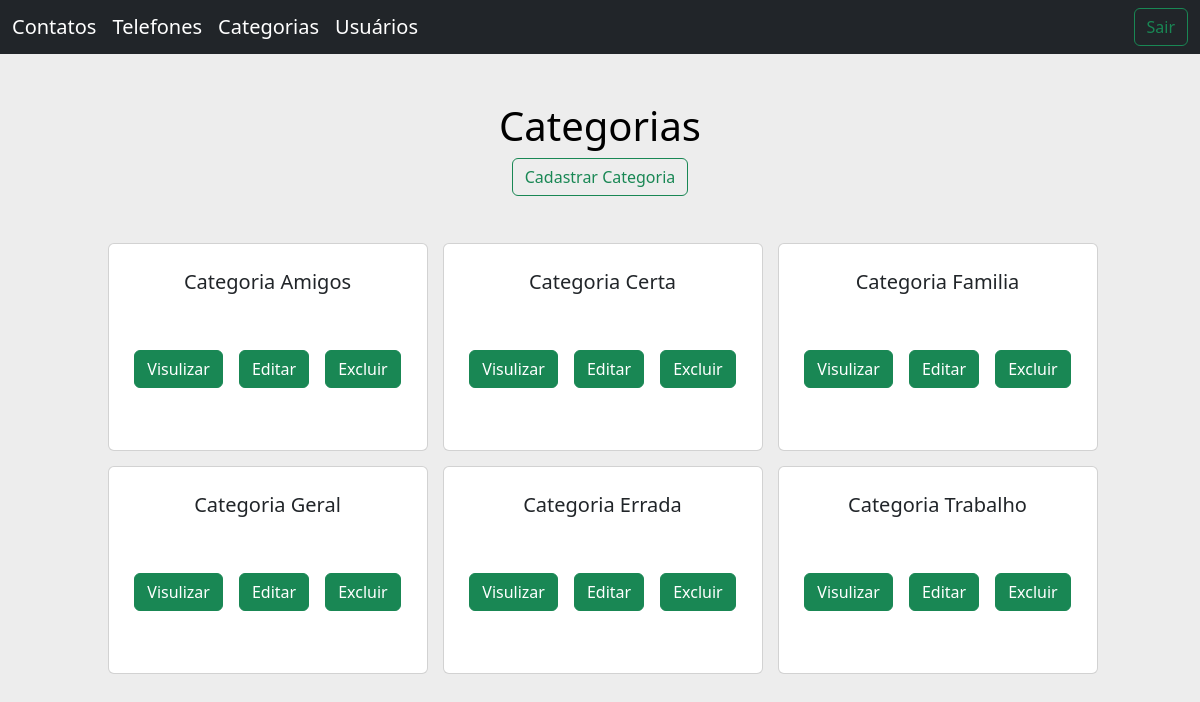
/categorias.php (signed in), run on the app's committed database.
### tables this page shows
CREATE TABLE `categorias` (
  `categoria_Id` varchar(2) NOT NULL,
  `Categoria_Descricao` varchar(51) NOT NULL,
  `Flag` tinyint(1) DEFAULT 0
);

### categorias.php (the view, shortened to what this page needs)
<?php
include( 'controlpanel/acesso.php' );
$sql2 = "SELECT * FROM categorias";
$request2 = $banco->query( $sql2 );
?>
<!doctype html>
<html lang="pt-br">
  <head>
    <link rel="stylesheet" href="./css/style.css">
    <link href="https://cdn.jsdelivr.net/npm/bootstrap@5.2.1/dist/css/bootstrap.min.css" rel="stylesheet">
  </head>
  <body>
    <header class="mb-5">
    <nav class="navbar navbar-dark navbar-expand-lg bg-dark">
  <div class="container-fluid">
    <div class="collapse navbar-collapse" id="navbarTogglerDemo03">
      <ul class="navbar-nav me-auto mb-2 mb-lg-0">
      <li class="nav-item">
        <a class="navbar-brand" href="home.php">Contatos</a>
      </li>
        <li class="nav-item">
          <a class="navbar-brand" aria-current="page" href="telefones.php">Telefones</a>
        </li>
        <li class="nav-item">
          <a class="navbar-brand" href="categorias.php">Categorias</a>
        </li>
        <li class="nav-item">
          <a class="navbar-brand" href="usuarios.php">Usuários</a>
        </li>
      </ul>
      <a class="btn btn-outline-success" href="logout.php">Sair</a>
    </div>
  </div>
</nav>
    </header>
        <main>
           <div class="container d-flex justify-content-center">
               <h1 class="text-black">Categorias</h1>
           </div>
               <div class="container d-flex justify-content-center">
                  <a class="btn btn-outline-success" href="cadastroCategoria.php">Cadastrar Categoria</a>
               </div>
                <div class="container d-flex justify-content-center containerCard">
                  <?php
                    while ( $row2 = mysqli_fetch_array( $request2 ) ) {
                  ?>
                    <div class="card cardContato">
                      <div class="card-body">
                      <div class="container infoContainer">
                        <h5 class="card-title"><?php echo $row2['Categoria_Descricao']; ?> </h5>
                      </div>
                        <div class="contianer d-flex justify-content-center mt-5 containerBt">
                          <a href="viewCategoria.php?id=<?php echo $row2['categoria_Id']; ?>" class="btn btn-success">Visulizar</a>
                          <a href="updateCategoria.php?id=<?php echo $row2['categoria_Id']; ?>" class="btn btn-success">Editar</a>
                          <a href="categorias.php?del2=ok&id=<?php echo $row2['categoria_Id'];
                            ?>&nome=<?php echo $row2['categoria_Id'];?>" class="btn btn-success">Excluir</a>
                        </div>
                      </div>
                    </div>
                  <?php
                  }
                  ?>
                </div>
         </main>
  </body>
</html>

### css/style.css (style rules this page uses)
body { background-color: rgb(237, 237, 237) !important; }
main { width: 100%; height: auto; display: flex; flex-direction: column; }
.containerCard { width: 100%; height: auto; min-height: 300px; margin-top: 2rem; display:flex !important; justify-content: center; flex-wrap: wrap; }
.cardContato { width: 20rem; min-height: 13rem !important; height: auto !important; margin: 15px 5px 0px 10px; display: flex !important; flex-wrap: wrap; }
.containerBt { gap: 1rem; }
.infoContainer { margin: 10px 0px 15px 12px; display: flex; flex-direction: column; text-align: center; flex-wrap: wrap; }

### data on the page
categorias: Categoria_Descricao "Categoria Amigos"
categorias: Categoria_Descricao "Categoria Certa"
categorias: Categoria_Descricao "Categoria Familia"
categorias: Categoria_Descricao "Categoria Geral"
categorias: Categoria_Descricao "Categoria Errada"
categorias: Categoria_Descricao "Categoria Trabalho"
